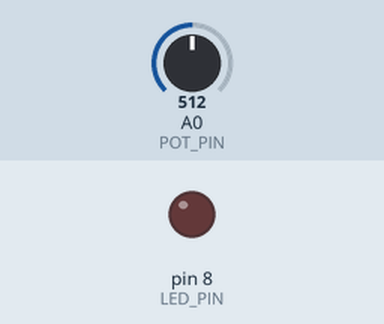
This sketch was run on a simulated Arduino Uno, built with avr-gcc and run on an emulated ATmega328P. Parts: output pins drawn as LEDs (lit = HIGH). The inputs (shaded band) are chosen by the test bench; at power-on: A0 (POT_PIN) = 512. What the sketch prints to the serial monitor is not drawn.

Above: at 1.2 s.
1.3 s: A0 (POT_PIN) set to 523
At 2.1 s:
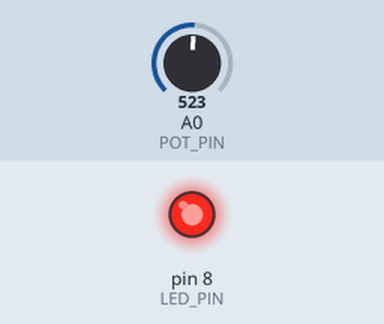
2.9 s: A0 (POT_PIN) set to 511
At 3.4 s:
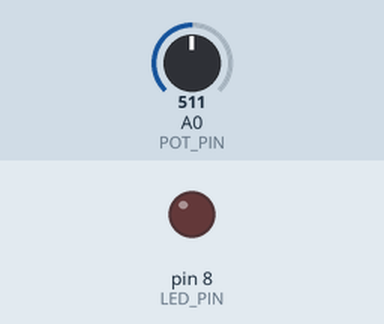
4.5 s: A0 (POT_PIN) set to 716
At 6.0 s:
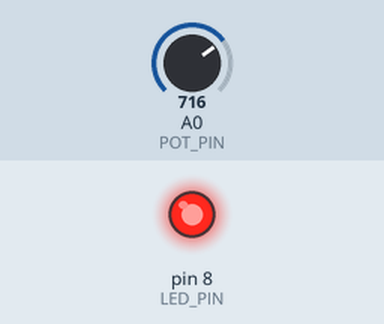
Timing chart, 0 to 7.5 s (numbered marks = the images above; inputs shaded):
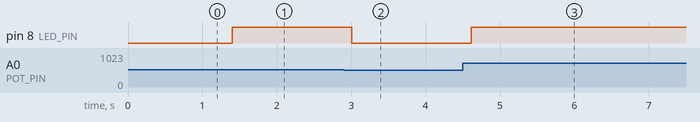

The sketch:

sketch.ino
```cpp
// Lab 5 - Exercise 3: Potentiometer → LED ON/OFF
// Potentiometer on A0, LED on pin 8
// Above half (>512) = LED ON | Below half (<512) = LED OFF

#define POT_PIN A0
#define LED_PIN 8

void setup() {
  pinMode(POT_PIN, INPUT);
  pinMode(LED_PIN, OUTPUT);
  Serial.begin(9600);
  Serial.println("=== Exercise 3: Pot controls LED ===");
}

void loop() {
  int value = analogRead(POT_PIN);  // 0–1023

  Serial.print("Value: ");
  Serial.print(value);

  if (value > 512) {
    digitalWrite(LED_PIN, HIGH);
    Serial.println("  → LED ON");
  } else {
    digitalWrite(LED_PIN, LOW);
    Serial.println("  → LED OFF");
  }

  delay(200);
}
```

Measured:
- the behaviour switches between 512 and 513 on A0 (POT_PIN) (found by bisection; images 0 and 1)
- after the input at 1.3 s, pin 8 (LED_PIN): LOW → HIGH after 0.10 s
- after the input at 2.9 s, pin 8 (LED_PIN): HIGH → LOW after 0.11 s
- after the input at 4.5 s, pin 8 (LED_PIN): LOW → HIGH after 0.11 s
